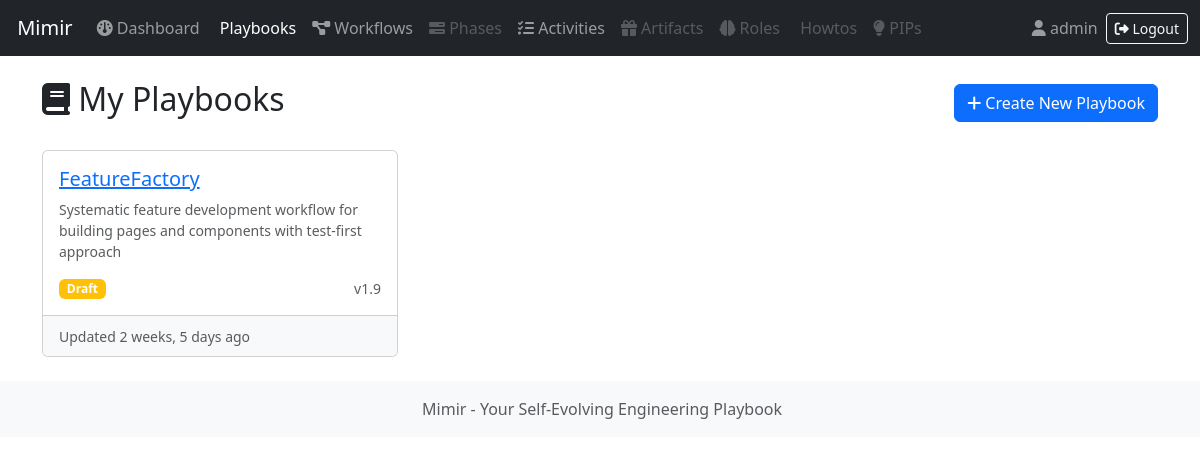
The app's page /playbooks/ (signed in) with its own data.
### methodology/models/playbook.py (models this page shows, shortened)
class Playbook(models.Model):
    CATEGORY_CHOICES = [
        ('product', 'Product'),
        ('development', 'Development'),
        ('research', 'Research'),
        ('design', 'Design'),
        ('other', 'Other'),
    ]
    VISIBILITY_CHOICES = [
        ('private', 'Private (only me)'),
        ('family', 'Family'),  # TODO: Implement family sharing
        ('local', 'Local only (not uploaded to Homebase)'),  # TODO: Implement Homebase
    ]
    STATUS_CHOICES = [
        ('active', 'Active'),
        ('draft', 'Draft'),
        ('released', 'Released'),
        ('disabled', 'Disabled'),
    ]
    SOURCE_CHOICES = [
        ('owned', 'Owned'),
        ('downloaded', 'Downloaded'),
    ]
    name = models.CharField(max_length=100)
    description = models.TextField(max_length=500)
    category = models.CharField(max_length=50, choices=CATEGORY_CHOICES)
    tags = models.JSONField(default=list, blank=True)
    visibility = models.CharField(max_length=20, choices=VISIBILITY_CHOICES, default='private')
    status = models.CharField(max_length=20, choices=STATUS_CHOICES, default='draft')
    version = models.DecimalField(max_digits=5, decimal_places=1, default=0.1, help_text="Draft: 0.1, 0.2, etc. Released: 1.0, 2.0, etc.")
    source = models.CharField(max_length=20, choices=SOURCE_CHOICES, default='owned')
    author = models.ForeignKey(User, on_delete=models.CASCADE, related_name='playbooks')
    created_at = models.DateTimeField(auto_now_add=True)
    updated_at = models.DateTimeField(auto_now=True)
    class Meta:
        ordering = ['-updated_at']
        constraints = [
            models.UniqueConstraint(fields=['author', 'name'], name='unique_playbook_per_author')
        ]
    def get_status_badge_color(self):
        status_colors = {
            'active': 'success',
            'draft': 'warning',
            'released': 'primary',
            'disabled': 'secondary'
        }
        return status_colors.get(self.status, 'secondary')

### methodology/playbook_views.py (the view)
# urls.py: path('', playbook_views.playbook_list, name='playbook_list'),
@login_required
def playbook_list(request):
    logger.info(f"User {request.user.username} accessing playbook list")
    playbooks = Playbook.objects.filter(author=request.user).order_by('-updated_at')
    context = {
        'playbooks': playbooks,
        'total_count': playbooks.count()
    }
    return render(request, 'playbooks/list.html', context)

### mimir/request_local.py (called while the page is built)
def set_current_request(request):
    _thread_locals.request = request

def clear_current_request():
    if hasattr(_thread_locals, 'request'):
        del _thread_locals.request

### templates/playbooks/list.html (shortened to what this page needs)
{% extends "base.html" %}
{% load static %}
{% block content %}
<div class="container mt-4">
    <div class="d-flex justify-content-between align-items-center mb-4">
        <h2>
            <i class="fa-solid fa-book"></i> My Playbooks
        </h2>
        <a href="{% url 'playbook_create' %}"
           class="btn btn-primary"
           data-bs-toggle="tooltip"
           title="Create a new playbook">
            <i class="fa-solid fa-plus"></i> Create New Playbook
        </a>
    </div>
    {% if playbooks %}
        <div class="row">
            {% for playbook in playbooks %}
                <div class="col-md-6 col-lg-4 mb-4">
                    <div class="card h-100">
                        <div class="card-body">
                            <h5 class="card-title">
                                <a href="{% url 'playbook_detail' pk=playbook.pk %}">
                                    {{ playbook.name }}
                                </a>
                            </h5>
                            <p class="card-text text-muted small">
                                {{ playbook.description|truncatewords:20 }}
                            </p>
                            <div class="d-flex justify-content-between align-items-center mt-3">
                                <span class="badge bg-{{ playbook.get_status_badge_color }}">
                                    {{ playbook.get_status_display }}
                                </span>
                                <small class="text-muted">v{{ playbook.version }}</small>
                            </div>
                        </div>
                        <div class="card-footer bg-light">
                            <small class="text-muted">
                                Updated {{ playbook.updated_at|timesince }} ago
                            </small>
                        </div>
                    </div>
                </div>
            {% endfor %}
        </div>
    {% endif %}
</div>
{% endblock %}

### templates/base.html (shortened to what this page needs)
<!doctype html>
<html lang="en">
<head>
    <link href="https://cdn.jsdelivr.net/npm/bootstrap@5.3.8/dist/css/bootstrap.min.css"
          rel="stylesheet"
>
</head>
<body>
    <nav class="navbar navbar-expand-lg navbar-dark bg-dark" data-testid="main-navbar">
        <div class="container-fluid">
            <a class="navbar-brand" href="/" data-testid="navbar-brand"
               data-bs-toggle="tooltip" data-bs-placement="bottom"
               title="Go to Mimir home page">
                 Mimir
            </a>
            <div class="collapse navbar-collapse" id="navbarNav">
                <ul class="navbar-nav me-auto">
                    <li class="nav-item">
                        <a class="nav-link {% if request.path == '/dashboard/' or request.resolver_match.url_name == 'dashboard' %}active{% endif %}"
                           href="/dashboard/"
                           data-testid="nav-dashboard"
                           data-bs-toggle="tooltip" data-bs-placement="bottom"
                           title="View your overview and key metrics"
                           {% if request.path == '/dashboard/' or request.resolver_match.url_name == 'dashboard' %}aria-current="page"{% endif %}>
                            <i class="fas fa-gauge"></i> Dashboard
                        </a>
                    </li>
                    <li class="nav-item">
                        <a class="nav-link {% if '/playbooks/' in request.path %}active{% endif %}"
                           href="/playbooks/"
                           data-testid="nav-playbooks"
                           data-bs-toggle="tooltip" data-bs-placement="bottom"
                           title="Browse and manage your engineering playbooks"
                           {% if '/playbooks/' in request.path %}aria-current="page"{% endif %}>
                             Playbooks
                        </a>
                    </li>
                    <li class="nav-item">
                        <a class="nav-link" href="{% url 'workflow_global_list' %}" data-testid="nav-workflows"
                           data-bs-toggle="tooltip" data-bs-placement="bottom"
                           title="View all workflows across your playbooks"
                           {% if '/workflows/' in request.path %}aria-current="page"{% endif %}>
                            <i class="fas fa-diagram-project"></i> Workflows
                        </a>
                    </li>
                    <li class="nav-item">
                        <a class="nav-link disabled" href="#" data-testid="nav-phases"
                           data-bs-toggle="tooltip" data-bs-placement="bottom"
                           title="Coming soon: Manage workflow phases">
                            <i class="fas fa-bars-progress"></i> Phases
                        </a>
                    </li>
                    <li class="nav-item">
                        <a class="nav-link {% if '/activities/' in request.path %}active{% endif %}"
                           href="{% url 'activity_global_list' %}"
                           data-testid="nav-activities"
                           data-bs-toggle="tooltip" data-bs-placement="bottom"
                           title="View all activities across your playbooks and workflows"
                           {% if '/activities/' in request.path %}aria-current="page"{% endif %}>
                            <i class="fas fa-list-check"></i> Activities
                        </a>
                    </li>
                    <li class="nav-item">
                        <a class="nav-link disabled" href="#" data-testid="nav-artifacts"
                           data-bs-toggle="tooltip" data-bs-placement="bottom"
                           title="Coming soon: Manage artifacts and deliverables">
                            <i class="fas fa-gift"></i> Artifacts
                        </a>
                    </li>
                    <li class="nav-item">
                        <a class="nav-link disabled" href="#" data-testid="nav-roles"
                           data-bs-toggle="tooltip" data-bs-placement="bottom"
                           title="Coming soon: Define and assign roles">
                            <i class="fas fa-brain"></i> Roles
                        </a>
                    </li>
                    <li class="nav-item">
                        <a class="nav-link disabled" href="#" data-testid="nav-howtos"
                           data-bs-toggle="tooltip" data-bs-placement="bottom"
                           title="Coming soon: Browse how-to guides">
                             Howtos
                        </a>
                    </li>
                    <li class="nav-item">
                        <a class="nav-link disabled" href="#" data-testid="nav-pips"
                           data-bs-toggle="tooltip" data-bs-placement="bottom"
                           title="Coming soon: Global PIPs list (currently accessed via Playbook tabs)">
                            <i class="fas fa-lightbulb"></i> PIPs
                        </a>
                    </li>
                </ul>
                <ul class="navbar-nav ms-auto">
                    {% if user.is_authenticated %}
                    <li class="nav-item d-flex align-items-center">
                        <span class="navbar-text me-2" data-testid="user-display">
                            <i class="fas fa-user"></i> {{ user.username }}
                        </span>
                        <a class="btn btn-sm btn-outline-light" href="{% url 'logout' %}" data-testid="logout-link"
                           data-bs-toggle="tooltip" data-bs-placement="bottom"
                           title="Sign out of your Mimir session">
                            <i class="fas fa-sign-out-alt"></i> Logout
                        </a>
                    </li>
                    {% endif %}
                </ul>
            </div>
        </div>
    </nav>
    <main class="container-fluid mt-4">
        {% block content %}{% endblock %}
    </main>
    <footer class="footer mt-auto py-3 bg-light">
        <div class="container text-center">
            <span class="text-muted">
                 Mimir - Your Self-Evolving Engineering Playbook
            </span>
        </div>
    </footer>
</body>
</html>

### records on screen
Playbook: name "FeatureFactory", description "Systematic feature development workflow for building pages and components with test-first approach", status "Draft", version "1.9", updated_at "2 weeks, 5 days"

### other values on screen
{{ user.username }} "admin"
